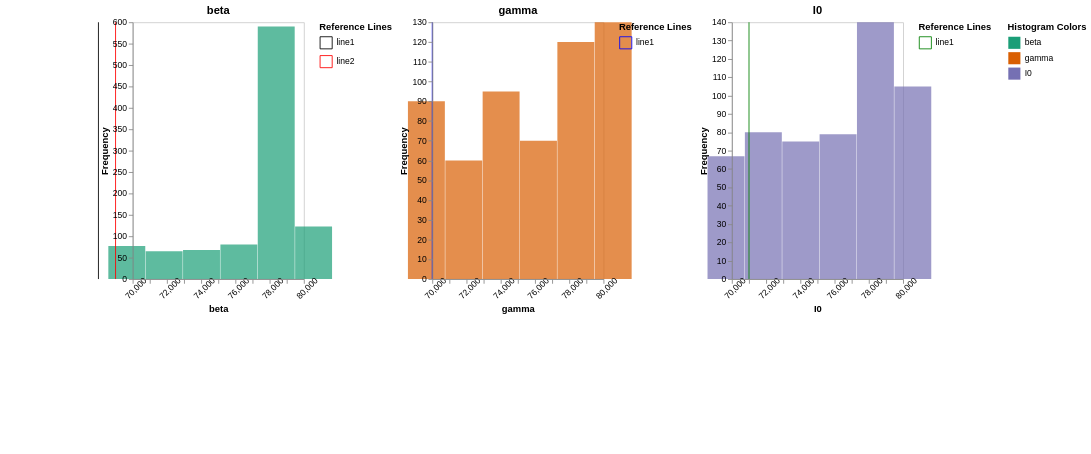

Specify this chart in Vega-Lite:
### Vega specification from a JSON file in a GitHub repository (floating-point values rounded to 4 significant figures)
{"$schema": "https://vega.github.io/schema/vega/v5.json", "description": "A small multiples view of histograms with subplot-specific legends and scales.", "height": 500, "padding": 5, "signals": [{"name": "offset", "value": 150}, {"name": "cellHeight", "value": 300}, {"name": "cellWidth", "value": 200}, {"name": "width", "update": "3 * (offset + cellWidth)"}, {"name": "totalHeight", "update": "cellHeight * 1.2"}, {"name": "axisLabels", "value": {"beta": {"xaxis": "beta", "yaxis": "Frequency"}, "gamma": {"xaxis": "gamma", "yaxis": "Frequency"}, "I0": {"xaxis": "I0", "yaxis": "Frequency"}}}, {"name": "manual_range", "value": {"beta": {"min": 70000, "max": 80000}, "gamma": {"min": 70000, "max": 80000}, "I0": {"min": 70000, "max": 80000}}}], "data": [{"name": "binned", "values": [{"bin0": 68580.0, "bin1": 70760.0, "count": 77, "label": "beta"}, {"bin0": 70760.0, "bin1": 72940.0, "count": 65, "label": "beta"}, {"bin0": 72940.0, "bin1": 75120.0, "count": 68, "label": "beta"}, {"bin0": 75120.0, "bin1": 77310.0, "count": 81, "label": "beta"}, {"bin0": 77310.0, "bin1": 79490.0, "count": 590, "label": "beta"}, {"bin0": 79490.0, "bin1": 81670.0, "count": 123, "label": "beta"}, {"bin0": 68580.0, "bin1": 70760.0, "count": 90, "label": "gamma"}, {"bin0": 70760.0, "bin1": 72940.0, "count": 60, "label": "gamma"}, {"bin0": 72940.0, "bin1": 75120.0, "count": 95, "label": "gamma"}, {"bin0": 75120.0, "bin1": 77310.0, "count": 70, "label": "gamma"}, {"bin0": 77310.0, "bin1": 79490.0, "count": 120, "label": "gamma"}, {"bin0": 79490.0, "bin1": 81670.0, "count": 130, "label": "gamma"}, {"bin0": 68580.0, "bin1": 70760.0, "count": 67, "label": "I0"}, {"bin0": 70760.0, "bin1": 72940.0, "count": 80, "label": "I0"}, {"bin0": 72940.0, "bin1": 75120.0, "count": 75, "label": "I0"}, {"bin0": 75120.0, "bin1": 77310.0, "count": 79, "label": "I0"}, {"bin0": 77310.0, "bin1": 79490.0, "count": 140, "label": "I0"}, {"bin0": 79490.0, "bin1": 81670.0, "count": 105, "label": "I0"}]}, {"name": "maxCounts", "source": "binned", "transform": [{"type": "aggregate", "groupby": ["label"], "fields": ["count"], "ops": ["max"], "as": ["maxCount"]}]}, {"name": "yref", "values": [{"label": "beta", "number": 68000, "name": "line1", "color": "black", "type": [2, 2]}, {"label": "beta", "number": 69000, "name": "line2", "color": "red", "type": [1, 0]}, {"label": "gamma", "number": 70000, "name": "line1", "color": "blue", "type": [2, 2]}, {"label": "I0", "number": 71000, "name": "line1", "color": "green", "type": [1, 0]}]}], "scales": [{"name": "gscale", "type": "band", "range": [0, {"signal": "width"}], "round": true, "domain": {"data": "binned", "field": "label"}}, {"name": "color", "type": "ordinal", "domain": {"data": "binned", "field": "label"}, "range": {"scheme": "dark2"}}, {"name": "lineStyle", "type": "ordinal", "domain": {"data": "yref", "field": "label"}, "range": {"data": "yref", "field": "type"}}], "legends": [{"fill": "color", "orient": "right", "title": "Histogram Colors", "encode": {"symbols": {"enter": {"shape": {"value": "square"}, "fill": {"scale": "color", "field": "label"}, "size": {"value": 200}, "opacity": {"value": 1}}}, "labels": {"enter": {"text": {"field": "label"}}}}}], "marks": [{"name": "labelGroups", "type": "group", "from": {"facet": {"data": "binned", "name": "facetedData", "groupby": "label"}}, "encode": {"enter": {"x": {"scale": "gscale", "field": "label", "offset": {"signal": "offset"}}, "width": {"signal": "cellWidth"}, "height": {"signal": "cellHeight"}, "stroke": {"value": "#ccc"}}}, "data": [{"name": "yScaleData", "source": "maxCounts", "transform": [{"type": "filter", "expr": "datum.label === parent.label"}]}, {"name": "filteredyref", "source": "yref", "transform": [{"type": "filter", "expr": "datum.label === parent.label"}]}], "scales": [{"name": "xscale", "type": "linear", "range": [0, {"signal": "cellWidth"}], "domain": {"signal": "[manual_range[parent.label].min, manual_range[parent.label].max]"}, "zero": false, "nice": true}, {"name": "yscale", "type": "linear", "range": [{"signal": "cellHeight"}, 0], "domain": {"data": "yScaleData", "field": "maxCount"}, "zero": true, "nice": true}, {"name": "yrefColorScale", "type": "ordinal", "domain": {"data": "filteredyref", "field": "name"}, "range": {"data": "filteredyref", "field": "color"}}], "legends": [{"stroke": "yrefColorScale", "strokeDash": "lineStyle", "orient": "right", "title": "Reference Lines", "encode": {"symbols": {"enter": {"shape": {"value": "square"}, "stroke": {"scale": "yrefColorScale", "field": "label"}, "strokeDash": {"scale": "lineStyle", "field": "type"}, "strokeWidth": {"value": 1}, "size": {"value": 200}, "opacity": {"value": 1}}}, "labels": {"enter": {"text": {"field": "name"}}}}}], "axes": [{"orient": "bottom", "scale": "xscale", "zindex": 1, "labelOverlap": "parity", "labelSeparation": 10, "labelAngle": -45, "title": {"signal": "axisLabels[parent.label].xaxis"}}, {"orient": "left", "scale": "yscale", "zindex": 1, "title": {"signal": "axisLabels[parent.label].yaxis"}}], "marks": [{"name": "bins", "type": "rect", "from": {"data": "facetedData"}, "encode": {"enter": {"fill": {"scale": "color", "field": "label"}, "opacity": {"value": 0.7}}, "update": {"x": {"scale": "xscale", "field": "bin0"}, "x2": {"scale": "xscale", "field": "bin1", "offset": -0.5}, "y": {"scale": "yscale", "field": "count"}, "y2": {"scale": "yscale", "value": 0}, "tooltip": {"signal": "{ 'Count': datum.count }"}}}}, {"type": "text", "encode": {"enter": {"x": {"signal": "cellWidth / 2"}, "y": {"signal": "-10"}, "align": {"value": "center"}, "fontSize": {"value": 13}, "text": {"signal": "parent.label"}, "fontWeight": {"value": "bold"}}}}, {"name": "refLines", "type": "rule", "from": {"data": "filteredyref"}, "encode": {"enter": {"x": {"scale": "xscale", "field": "number"}, "y": {"value": 0}, "y2": {"signal": "cellHeight"}, "stroke": {"scale": "yrefColorScale", "field": "name"}, "strokeDash": {"scale": "lineStyle", "field": "type"}, "tooltip": {"signal": "{ 'Value': datum.name }"}}}}]}]}
